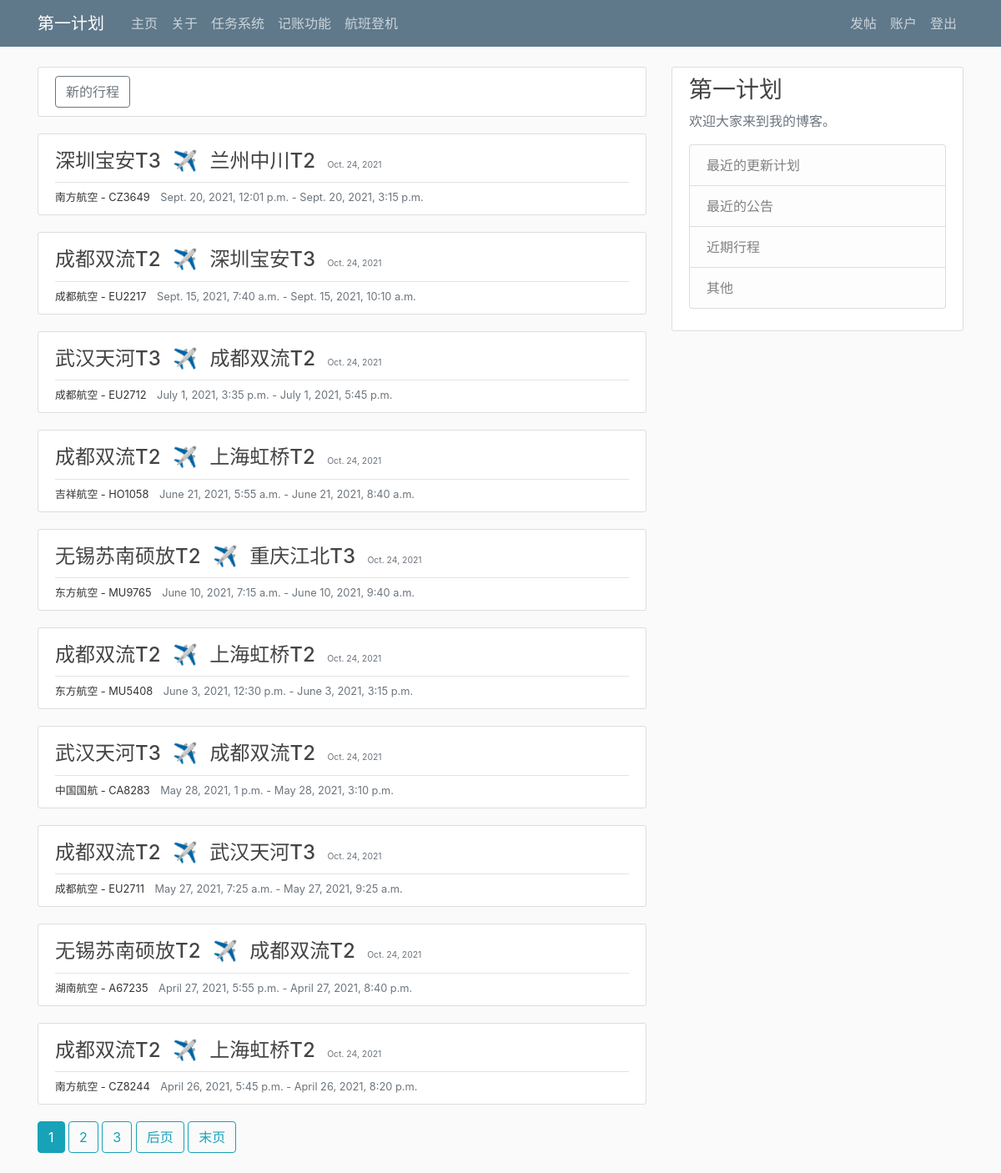
/flight/ (signed in), run on the app's committed database.
### flight/models.py (models this page shows, shortened)
class Lane(models.Model):
    flight_name = models.CharField(max_length=20, verbose_name='航空公司', help_text='例如：成都航空')
    flight_num = models.CharField(max_length=10, verbose_name='航班名称', help_text='例如：ZH7847')
    flight_date = models.DateField(auto_now_add=True, verbose_name='航班日期')
    takeoff_time = models.DateTimeField(default=timezone.now, verbose_name='起飞时间')
    arrive_time = models.DateTimeField(default=timezone.now, verbose_name='到达时间')
    provenance = models.CharField(max_length=10, verbose_name='出发地点', help_text='例如：成都双流机场T2航站楼')
    destination = models.CharField(max_length=10, verbose_name='到达地点', help_text='例如：上海虹桥机场T1航站楼')
    note = models.TextField(max_length=1000, verbose_name='记录', help_text='按照书本一点不差的即兴发挥吧')
    author = models.ForeignKey(User, on_delete=models.CASCADE, verbose_name='作者')
    picture = models.ImageField(default='lane_pics/default.jpg',
                                upload_to='lane_pics',
                                blank=True,
                                help_text='照片记录')

### flight/views.py (the view)
# urls.py: path('', LaneListView.as_view(), name = "flight-home"),
class LaneListView(LoginRequiredMixin, ListView):
    model = Lane
    template_name = 'flight/home.html'
    context_object_name = 'lanes'
    ordering = ['-takeoff_time']
    paginate_by = 10

### flight/templates/flight/home.html (shortened to what this page needs)
{% extends 'blog/base.html' %}
{% block content %}
  <article class="media content-section">
    <a class="btn btn-outline-secondary" href="{% url 'lane-create'%}">新的行程</a>
  </article>
  {% for lane in lanes %}
   <article class="media content-section">
     <div class="media-body">
       <div class="article-title">
         <h2>
           <font font size='5'>
           <a class="article-title mr-2" href="{% url 'lane-detail' lane.id %}">{{ lane.provenance }}</a>
           <a class="article-title mr-2" href="{% url 'lane-detail' lane.id %}">✈️</a>
           <a class="article-title" href="{% url 'lane-detail' lane.id %}">{{ lane.destination }}</a>
           </font>
           <font color='red' font size='2'>
             <small class="text-muted ml-2">{{ lane.flight_date }}</small>
           </font>
         </h2>
         <div class="article-metadata">
         </div>
       </div>
       <div class="">
         <small class="mr-2">{{lane.flight_name}} - {{ lane.flight_num }}</small>
         <small class="text-muted mr-3">{{ lane.takeoff_time }} - {{ lane.arrive_time }}</small>
       </div>
     </div>
   </article>
   {% endfor %}
   {% if is_paginated %}
     {% for num in page_obj.paginator.page_range %}
       {% if page_obj.number == num %}
         <a class="btn btn-info mb-4" href="?page={{ num }}">{{ num }}</a>
       {% elif num > page_obj.number|add:'-3' and num < page_obj.number|add:'3' %}
         <a class="btn btn-outline-info mb-4" href="?page={{ num }}">{{ num }}</a>
       {% endif %}
     {% endfor %}
     {% if page_obj.has_next %}
       <a class="btn btn-outline-info mb-4" href="?page={{ page_obj.next_page_number }}">后页</a>
       <a class="btn btn-outline-info mb-4" href="?page={{ page_obj.paginator.num_pages }}">末页</a>
     {% endif %}
   {% endif %}
{% endblock content %}

### blog/static/blog/main.css (style rules this page uses)
body { background: #fafafa; color: #333333; margin-top: 5rem; }
h1, h2, h3, h4, h5, h6 { color: #444444; }
.content-section { background: #ffffff; padding: 10px 20px; border: 1px solid #dddddd; border-radius: 3px; margin-bottom: 20px; }
.article-title { color: #444444; }
.article-metadata { padding-bottom: 1px; margin-bottom: 4px; border-bottom: 1px solid #e3e3e3 }

### data on the page
Lane: provenance "深圳宝安T3", destination "兰州中川T2", flight_date "Oct. 24, 2021", flight_name "南方航空", flight_num "CZ3649", takeoff_time "Sept. 20, 2021, 12:01 p.m.", arrive_time "Sept. 20, 2021, 3:15 p.m."
Lane: provenance "成都双流T2", destination "深圳宝安T3", flight_date "Oct. 24, 2021", flight_name "成都航空", flight_num "EU2217", takeoff_time "Sept. 15, 2021, 7:40 a.m.", arrive_time "Sept. 15, 2021, 10:10 a.m."
Lane: provenance "武汉天河T3", destination "成都双流T2", flight_date "Oct. 24, 2021", flight_name "成都航空", flight_num "EU2712", takeoff_time "July 1, 2021, 3:35 p.m.", arrive_time "July 1, 2021, 5:45 p.m."
Lane: provenance "成都双流T2", destination "上海虹桥T2", flight_date "Oct. 24, 2021", flight_name "吉祥航空", flight_num "HO1058", takeoff_time "June 21, 2021, 5:55 a.m.", arrive_time "June 21, 2021, 8:40 a.m."
Lane: provenance "无锡苏南硕放T2", destination "重庆江北T3", flight_date "Oct. 24, 2021", flight_name "东方航空", flight_num "MU9765", takeoff_time "June 10, 2021, 7:15 a.m.", arrive_time "June 10, 2021, 9:40 a.m."
Lane: provenance "成都双流T2", destination "上海虹桥T2", flight_date "Oct. 24, 2021", flight_name "东方航空", flight_num "MU5408", takeoff_time "June 3, 2021, 12:30 p.m.", arrive_time "June 3, 2021, 3:15 p.m."
Lane: provenance "武汉天河T3", destination "成都双流T2", flight_date "Oct. 24, 2021", flight_name "中国国航", flight_num "CA8283", takeoff_time "May 28, 2021, 1 p.m.", arrive_time "May 28, 2021, 3:10 p.m."
Lane: provenance "成都双流T2", destination "武汉天河T3", flight_date "Oct. 24, 2021", flight_name "成都航空", flight_num "EU2711", takeoff_time "May 27, 2021, 7:25 a.m.", arrive_time "May 27, 2021, 9:25 a.m."
Lane: provenance "无锡苏南硕放T2", destination "成都双流T2", flight_date "Oct. 24, 2021", flight_name "湖南航空", flight_num "A67235", takeoff_time "April 27, 2021, 5:55 p.m.", arrive_time "April 27, 2021, 8:40 p.m."
Lane: provenance "成都双流T2", destination "上海虹桥T2", flight_date "Oct. 24, 2021", flight_name "南方航空", flight_num "CZ8244", takeoff_time "April 26, 2021, 5:45 p.m.", arrive_time "April 26, 2021, 8:20 p.m."

### other printed values
{{ num }} "1"
{{ num }} "2" "3"
